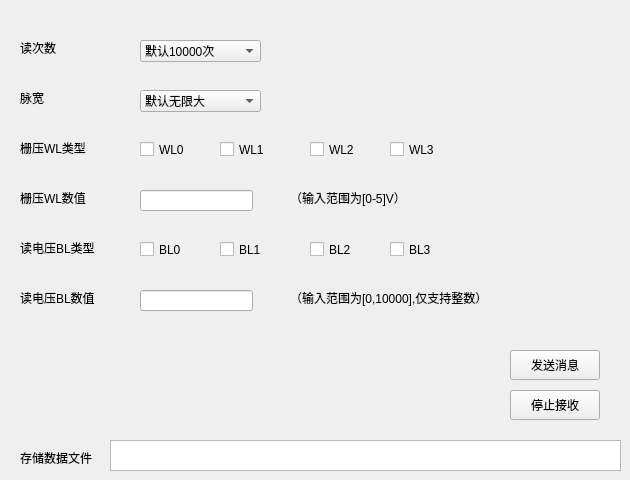
    <widget class="QWidget" name="tab_2">
     <attribute name="title">
      <string>读操作类型二</string>
     </attribute>
     <widget class="QLabel" name="label_27">
      <property name="geometry">
       <rect>
        <x>290</x>
        <y>190</y>
        <width>261</width>
        <height>16</height>
       </rect>
      </property>
      <property name="text">
       <string>（输入范围为[0-5]V）</string>
      </property>
     </widget>
     <widget class="QLineEdit" name="lineEdit_10">
      <property name="geometry">
       <rect>
        <x>140</x>
        <y>290</y>
        <width>113</width>
        <height>21</height>
       </rect>
      </property>
     </widget>
     <widget class="QLabel" name="label_28">
      <property name="geometry">
       <rect>
        <x>20</x>
        <y>240</y>
        <width>101</width>
        <height>16</height>
       </rect>
      </property>
      <property name="text">
       <string>读电压BL类型</string>
      </property>
     </widget>
     <widget class="QLabel" name="label_29">
      <property name="geometry">
       <rect>
        <x>20</x>
        <y>140</y>
        <width>81</width>
        <height>16</height>
       </rect>
      </property>
      <property name="text">
       <string>栅压WL类型</string>
      </property>
     </widget>
     <widget class="QLineEdit" name="lineEdit_12">
      <property name="geometry">
       <rect>
        <x>140</x>
        <y>190</y>
        <width>113</width>
        <height>21</height>
       </rect>
      </property>
     </widget>
     <widget class="QLabel" name="label_31">
      <property name="geometry">
       <rect>
        <x>20</x>
        <y>40</y>
        <width>51</width>
        <height>16</height>
       </rect>
      </property>
      <property name="text">
       <string>读次数</string>
      </property>
     </widget>
     <widget class="QLabel" name="label_33">
      <property name="geometry">
       <rect>
        <x>20</x>
        <y>90</y>
        <width>51</width>
        <height>16</height>
       </rect>
      </property>
      <property name="text">
       <string>脉宽</string>
      </property>
     </widget>
     <widget class="QLabel" name="label_34">
      <property name="geometry">
       <rect>
        <x>20</x>
        <y>190</y>
        <width>81</width>
        <height>16</height>
       </rect>
      </property>
      <property name="text">
       <string>栅压WL数值</string>
      </property>
     </widget>
     <widget class="QLabel" name="label_35">
      <property name="geometry">
       <rect>
        <x>290</x>
        <y>290</y>
        <width>261</width>
        <height>16</height>
       </rect>
      </property>
      <property name="text">
       <string>（输入范围为[0,10000],仅支持整数）</string>
      </property>
     </widget>
     <widget class="QLabel" name="label_38">
      <property name="geometry">
       <rect>
        <x>20</x>
        <y>290</y>
        <width>101</width>
        <height>16</height>
       </rect>
      </property>
      <property name="text">
       <string>读电压BL数值</string>
      </property>
     </widget>
     <widget class="QComboBox" name="comboBox_8">
      <property name="geometry">
       <rect>
        <x>140</x>
        <y>40</y>
        <width>121</width>
        <height>22</height>
       </rect>
      </property>
      <item>
       <property name="text">
        <string>默认10000次</string>
       </property>
      </item>
     </widget>
     <widget class="QComboBox" name="comboBox_9">
      <property name="geometry">
       <rect>
        <x>140</x>
        <y>90</y>
        <width>121</width>
        <height>22</height>
       </rect>
      </property>
      <item>
       <property name="text">
        <string>默认无限大</string>
       </property>
      </item>
     </widget>
     <widget class="QPushButton" name="Btn_send_3">
      <property name="enabled">
       <bool>true</bool>
      </property>
      <property name="geometry">
       <rect>
        <x>510</x>
        <y>350</y>
        <width>90</width>
        <height>30</height>
       </rect>
      </property>
      <property name="text">
       <string>发送消息</string>
      </property>
     </widget>
     <widget class="QLabel" name="label_17">
      <property name="geometry">
       <rect>
        <x>20</x>
        <y>450</y>
        <width>81</width>
        <height>16</height>
       </rect>
      </property>
      <property name="text">
       <string>存储数据文件</string>
      </property>
     </widget>
     <widget class="QTextBrowser" name="textBrowser_2">
      <property name="geometry">
       <rect>
        <x>110</x>
        <y>440</y>
        <width>511</width>
        <height>31</height>
       </rect>
      </property>
     </widget>
     <widget class="QCheckBox" name="checkBox_9">
      <property name="geometry">
       <rect>
        <x>310</x>
        <y>140</y>
        <width>51</width>
        <height>19</height>
       </rect>
      </property>
      <property name="text">
       <string>WL2</string>
      </property>
     </widget>
     <widget class="QCheckBox" name="checkBox_10">
      <property name="geometry">
       <rect>
        <x>220</x>
        <y>140</y>
        <width>51</width>
        <height>19</height>
       </rect>
      </property>
      <property name="text">
       <string>WL1</string>
      </property>
     </widget>
     <widget class="QCheckBox" name="checkBox_11">
      <property name="geometry">
       <rect>
        <x>140</x>
        <y>140</y>
        <width>51</width>
        <height>19</height>
       </rect>
      </property>
      <property name="text">
       <string>WL0</string>
      </property>
     </widget>
     <widget class="QCheckBox" name="checkBox_12">
      <property name="geometry">
       <rect>
        <x>390</x>
        <y>140</y>
        <width>51</width>
        <height>19</height>
       </rect>
      </property>
      <property name="text">
       <string>WL3</string>
      </property>
     </widget>
     <widget class="QCheckBox" name="checkBox_25">
      <property name="geometry">
       <rect>
        <x>140</x>
        <y>240</y>
        <width>51</width>
        <height>19</height>
       </rect>
      </property>
      <property name="text">
       <string>BL0</string>
      </property>
      <property name="checked">
       <bool>false</bool>
      </property>
     </widget>
     <widget class="QCheckBox" name="checkBox_26">
      <property name="geometry">
       <rect>
        <x>310</x>
        <y>240</y>
        <width>51</width>
        <height>19</height>
       </rect>
      </property>
      <property name="text">
       <string>BL2</string>
      </property>
     </widget>
     <widget class="QCheckBox" name="checkBox_27">
      <property name="geometry">
       <rect>
        <x>220</x>
        <y>240</y>
        <width>51</width>
        <height>19</height>
       </rect>
      </property>
      <property name="text">
       <string>BL1</string>
      </property>
     </widget>
     <widget class="QCheckBox" name="checkBox_28">
      <property name="geometry">
       <rect>
        <x>390</x>
        <y>240</y>
        <width>51</width>
        <height>19</height>
       </rect>
      </property>
      <property name="text">
       <string>BL3</string>
      </property>
     </widget>
     <widget class="QPushButton" name="pushButton_3">
      <property name="enabled">
       <bool>true</bool>
      </property>
      <property name="geometry">
       <rect>
        <x>510</x>
        <y>390</y>
        <width>90</width>
        <height>30</height>
       </rect>
      </property>
      <property name="text">
       <string>停止接收</string>
      </property>
     </widget>
    </widget>
